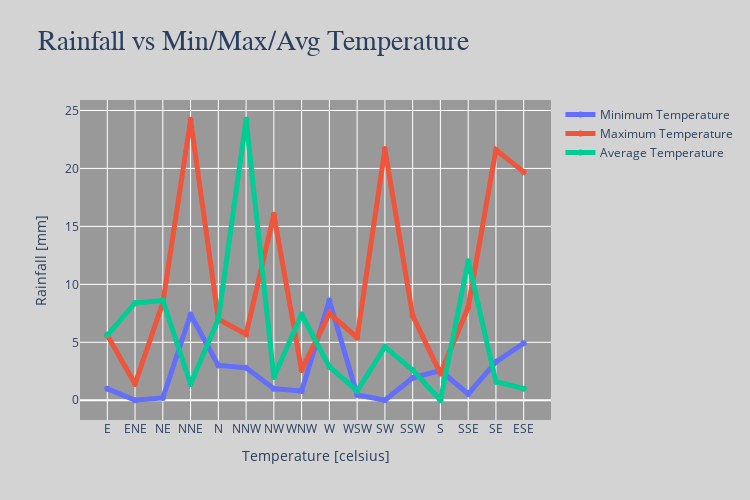

Notebook cell for this chart:
### Markdown cell above
## 6.Explore Attributes and Class

### Code cell
df_impute2 = df_impute

df_impute2['AvgTemp'] = df_impute2[['MinTemp', 'MaxTemp']].mean(axis=1)

#Rainfall Vs Different Temperature Attributes

# Line plot for the effect of wind direction on rainfall 
WINdIR = ['E','ENE', 'NE', 'NNE', 'N', 'NNW', 'NW', 'WNW', 'W', 'WSW', 'SW', 'SSW', 'S', 'SSE', 'SE', 'ESE']

import plotly.graph_objs as go
fig = go.Figure()

fig.add_trace(go.Scatter(y=df_impute2.groupby('MinTemp')['Rainfall'].mean(),
                         x=WINdIR,
                         name = 'Minimum Temperature',
                         line_width=5.0,
                         )
             )
fig.add_trace(go.Scatter(y=df_impute2.groupby('MaxTemp')['Rainfall'].mean(),
                         x=WINdIR,
                         name = 'Maximum Temperature',
                         line_width=5.0,
                        )
             )
fig.add_trace(go.Scatter(y=df_impute2.groupby('AvgTemp')['Rainfall'].mean(),
                         x=WINdIR,
                         name = 'Average Temperature',
                         line_width=5.0,
                         )
             )

fig.update_layout(title='Rainfall vs Min/Max/Avg Temperature',
                  xaxis_title='Temperature [celsius]',
                  yaxis_title='Rainfall [mm]',
                  titlefont={'size': 28, 'family':'Serif'},
                  showlegend=True,
                  paper_bgcolor='lightgray',
                  plot_bgcolor='#999999',
                  width=750, height=500,
                 )
fig.show()

### Figure 1 — Plotly figure (JSON) as saved in the notebook; plotly's stock layout.template omitted (floating-point values rounded to 4 significant figures; data arrays with more than 128 entries replaced by an {"elided": "..."} marker saying what was removed)
{"data": [{"line": {"width": 5}, "name": "Minimum Temperature", "type": "scatter", "x": ["E", "ENE", "NE", "NNE", "N", "NNW", "NW", "WNW", "W", "WSW", "SW", "SSW", "S", "SSE", "SE", "ESE"], "y": {"elided": "393 float values"}}, {"line": {"width": 5}, "name": "Maximum Temperature", "type": "scatter", "x": ["E", "ENE", "NE", "NNE", "N", "NNW", "NW", "WNW", "W", "WSW", "SW", "SSW", "S", "SSE", "SE", "ESE"], "y": {"elided": "507 float values"}}, {"line": {"width": 5}, "name": "Average Temperature", "type": "scatter", "x": ["E", "ENE", "NE", "NNE", "N", "NNW", "NW", "WNW", "W", "WSW", "SW", "SSW", "S", "SSE", "SE", "ESE"], "y": {"elided": "1951 float values"}}], "layout": {"height": 500, "paper_bgcolor": "lightgray", "plot_bgcolor": "#999999", "showlegend": true, "title": {"font": {"family": "Serif", "size": 28}, "text": "Rainfall vs Min/Max/Avg Temperature"}, "width": 750, "xaxis": {"title": {"text": "Temperature [celsius]"}}, "yaxis": {"title": {"text": "Rainfall [mm]"}}}}
